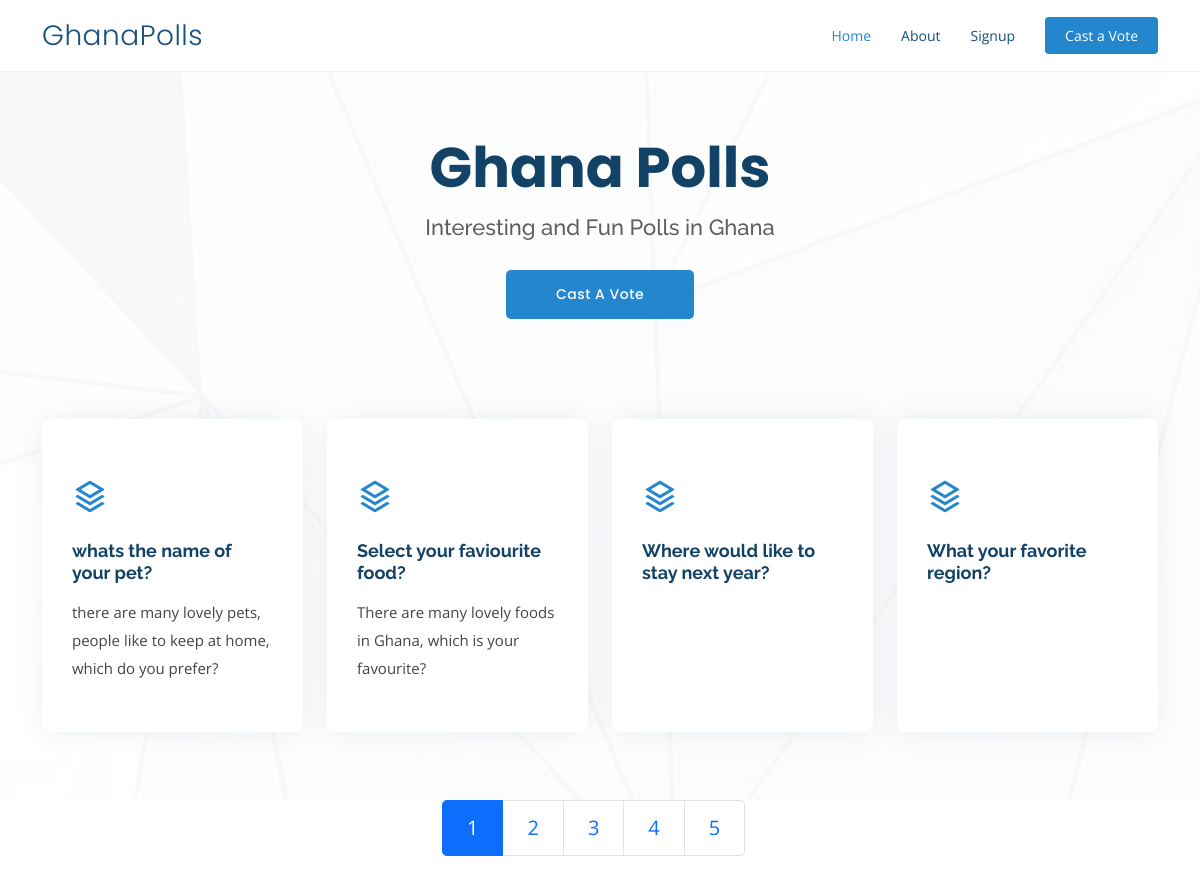
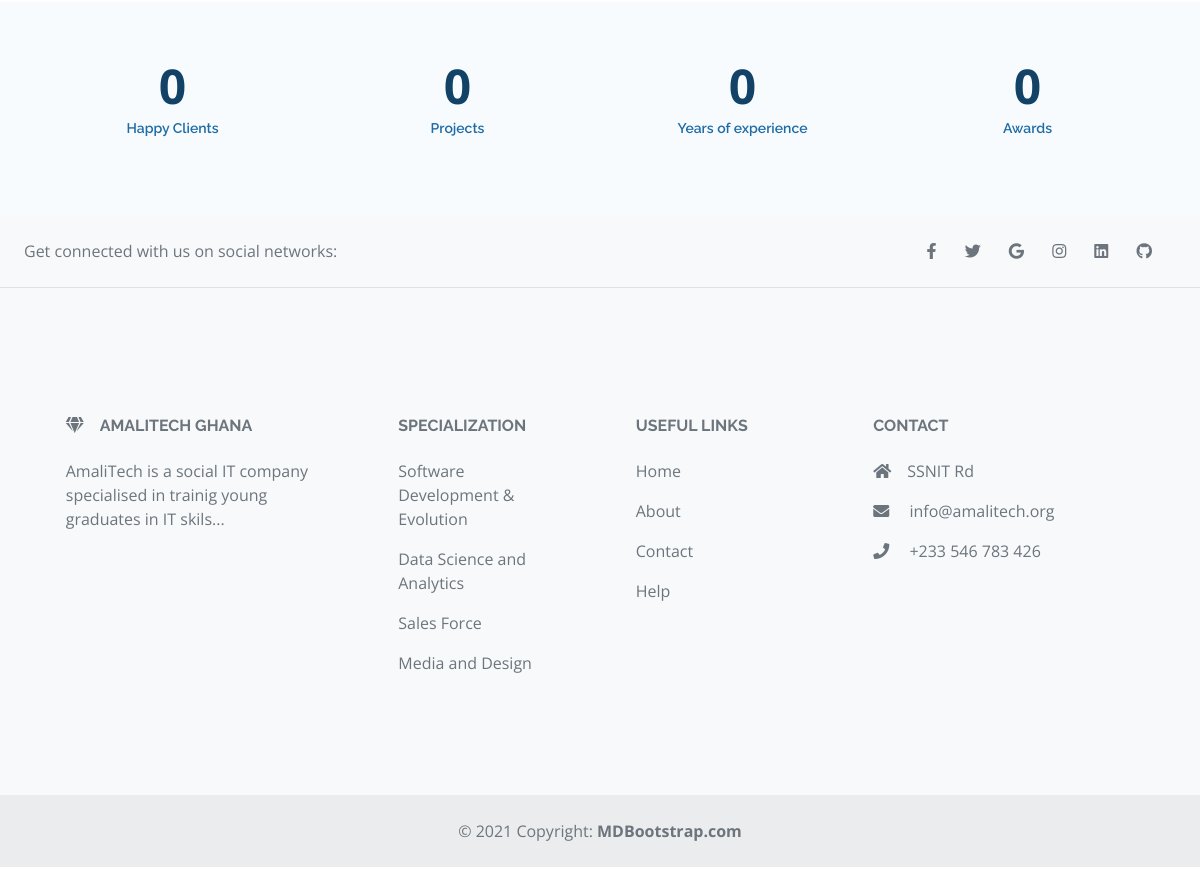
The page / on the database its author committed (2 pictures, top to bottom).
### polls/models.py (models this page shows, shortened)
class Question(models.Model):
    question_text = models.CharField(max_length=200)
    question_description = models.CharField(max_length = 1000, blank=True)
    pub_date = models.DateTimeField('date published')
    slug = models.SlugField(max_length=255, unique=False, null = True)
    active = models.BooleanField(default=False)
    class Meta:
        verbose_name_plural = 'Questions'
        ordering = ['-pub_date']

### polls/views.py (the view)
# urls.py: path('',views.pollhome, name = 'home'),
def pollhome(request):
    questions_list = Question.objects.filter(active = True)#.all()[0:4]
    template = 'polls/home.html'
    context = {'questions':questions_list}
    return render(request,template,context)

### templates/polls/home.html (shortened to what this page needs)
<!DOCTYPE html>
{% extends "base.html" %}
{% block header %}
{% include 'header.html' %}
{% endblock%}

### templates/hero.html
{% load static %}
<section id="hero" class="d-flex align-items-center">
  <div class="container position-relative" data-aos="fade-up" data-aos-delay="100">
    <div class="row justify-content-center">
      <div class="col-xl-7 col-lg-9 text-center">
        <h1>Ghana Polls</h1>
        <h2>Interesting and Fun Polls in Ghana</h2>
      </div>
    </div>
    <div class="text-center">
      <a href="{% url 'polls:home' %}" class="btn-get-started scrollto">Cast A Vote</a>
    </div>
    <div class="row icon-boxes">
      {% for question in questions %}
      <div class="col-md-6 col-lg-3 d-flex align-items-stretch mb-5 mb-lg-0" data-aos="zoom-in" data-aos-delay="200">
        <div class="icon-box mb-3">
          <div class="icon"><i class="ri-stack-line"></i></div>
          <h4 class="title"><a href="{% url 'polls:detail' question.slug %}">{{ question.question_text }}</a></h4>
          <p class="description">{{question.question_description}}</p>
        </div>
      </div>
      {% endfor %}
    </div>
  </div>
</section>
<div class="container">
     <nav aria-label="...">
     <ul class="pagination pagination-lg"  style="margin-left: 400px">
       <li class="page-item active" aria-current="page">
         <span class="page-link">1</span>
       </li>
       <li class="page-item"><a class="page-link" href="#">2</a></li>
       <li class="page-item"><a class="page-link" href="#">3</a></li>
       <li class="page-item"><a class="page-link" href="#">4</a></li>
       <li class="page-item"><a class="page-link" href="#">5</a></li>
     </ul>
    </nav>
</div>

### static/assets/css/style.css (style rules this page uses)
body { font-family: "Open Sans", sans-serif; color: #444444; }
a { color: #2487ce; text-decoration: none; }
h1, h2, h3, h4, h5, h6 { font-family: "Raleway", sans-serif; }
#hero { width: 100%; height: 100vh; position: relative; background: url("../img/hero-bg.jpg") top center; background-size: cover; position: relative; }
#hero:before { content: ""; background: rgba(255, 255, 255, 0.8); position: absolute; bottom: 0; top: 0; left: 0; right: 0; }
#hero .container { padding-top: 80px; }
#hero h1 { margin: 0; font-size: 56px; font-weight: 700; line-height: 72px; color: #124265; font-family: "Poppins", sans-serif; }
#hero h2 { color: #5e5e5e; margin: 10px 0 0 0; font-size: 22px; }
#hero .btn-get-started { font-family: "Poppins", sans-serif; font-weight: 500; font-size: 14px; letter-spacing: 0.5px; display: inline-block; padding: 14px 50px; border-radius: 5px; transition: 0.5s; margin-top: 30px; color: #fff; background: #2487ce; }
#hero .icon-boxes { margin-top: 100px; }
#hero .icon-box { padding: 50px 30px; position: relative; overflow: hidden; background: #fff; box-shadow: 0 0 29px 0 rgba(18, 66, 101, 0.08); transition: all 0.3s ease-in-out; border-radius: 8px; z-index: 1; }
#hero .icon-box .title { font-weight: 700; margin-bottom: 15px; font-size: 18px; }
#hero .icon-box .title a { color: #124265; transition: 0.3s; }
#hero .icon-box .description { font-size: 15px; line-height: 28px; margin-bottom: 0; }
#hero .icon-box .icon { margin-bottom: 20px; padding-top: 10px; display: inline-block; transition: all 0.3s ease-in-out; font-size: 36px; line-height: 1; color: #2487ce; }
@media (min-width: 1024px) { #hero { background-attachment: fixed; } }
section { padding: 80px 0; overflow: hidden; }

### rows shown on the page
Question: question_text "whats the name of your pet?", question_description "there are many lovely pets, people like to keep at home, which do you prefer?"
Question: question_text "Select your faviourite food?", question_description "There are many lovely foods in Ghana, which is your favourite?"
Question: question_text "Where would like to stay next year?"
Question: question_text "What your favorite region?"
